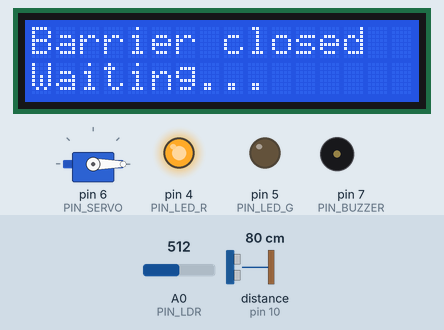
Bench run of a sketch on a simulated Arduino Uno, built with avr-gcc and run on an emulated ATmega328P. Shown: servo, 16×2 character LCD, output pins drawn as LEDs (lit = HIGH), buzzer (waves = sounding, pin HIGH). Wiring (inferred from the names in the program): ultrasonic range finder: trigger pin 9; echo pin 10. The test bench sets the inputs (shaded band); at power-on: distance to the obstacle (sensor on pin 10) 80 cm, A0 (PIN_LDR) = 512. The echo pulse lasts 58.3 µs per cm; pins used as bus, display or sensor lines are not drawn; what the sketch prints to the serial monitor is not drawn.

Above: at 1.4 s.
1.5 s: distance to the obstacle (sensor on pin 10) set to 24 cm
3.0 s: distance to the obstacle (sensor on pin 10) set to 20 cm
At 3.2 s:
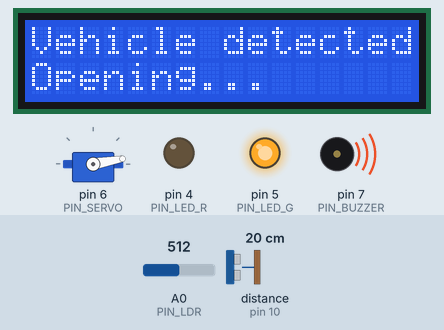
At 4.8 s:
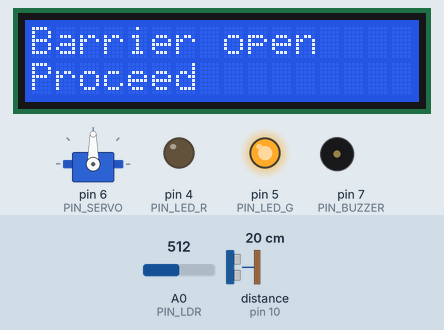
Timing chart, 0 to 16.2 s (numbered marks = the images above; inputs shaded):
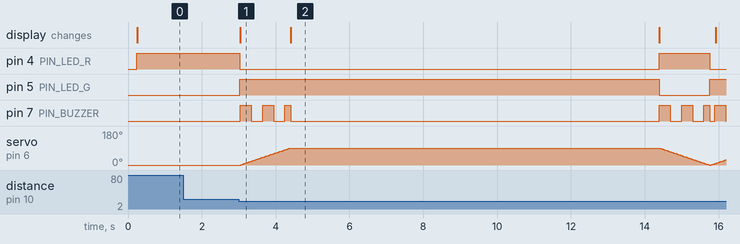

Measured:
- the behaviour switches between 22 and 21 cm on distance to the obstacle (sensor on pin 10) (found by bisection; images 0 and 1)
- after the input at 1.5 s, every drawn part: stays the same
- after the input at 3.0 s, pin 4 (PIN_LED_R): HIGH → LOW at once, → HIGH 11.4 s later, → LOW 1.4 s later; pin 5 (PIN_LED_G): LOW → HIGH at once, → LOW 11.4 s later, → HIGH 1.4 s later

The sketch:

smart_parking_barrier.ino
```cpp
/*
 * Smart Parking Barrier
 * ---------------------
 * Detects an approaching vehicle with an ultrasonic sensor, raises a servo
 * barrier, waits for the vehicle to clear an LDR-based exit sensor, then
 * lowers the barrier.
 *
 * Written as a non-blocking finite state machine: no delay() anywhere in
 * loop(), so the sensors, servo sweep, LCD and buzzer all stay responsive
 * at the same time. Includes a safety timeout so the barrier can never be
 * left stuck open.
 *
 * Board: Arduino UNO R4 Minima
 */

#include <Servo.h>
#include <Wire.h>
#include <LiquidCrystal_I2C.h>

// ---------- pin map ----------
const uint8_t PIN_TRIG   = 9;
const uint8_t PIN_ECHO   = 10;
const uint8_t PIN_LDR    = A0;
const uint8_t PIN_SERVO  = 6;
const uint8_t PIN_BUZZER = 7;
const uint8_t PIN_LED_R  = 4;
const uint8_t PIN_LED_G  = 5;

// ---------- tunables ----------
const int  DETECT_DISTANCE_CM = 20;    // vehicle counts as "approaching" inside this
const int  ANGLE_CLOSED       = 0;     // servo angle, barrier down
const int  ANGLE_OPEN         = 90;    // servo angle, barrier up
const int  SERVO_STEP_MS      = 15;    // ms between 1-degree steps (sweep speed)
const int  LDR_MARGIN         = 70;    // how far below baseline counts as a shadow (tuned: baseline 761, dip to 648, with phone flashlight above LDR)
const unsigned long PASS_TIMEOUT_MS  = 10000UL; // close anyway if nobody passes
const unsigned long PASS_CLEAR_DELAY_MS = 1200UL; // time to wait after shadow first seen, before treating vehicle as clear
const unsigned long CLEAR_HOLD_MS    = 1000UL;  // wait after pass before closing
const unsigned long PING_INTERVAL_MS = 60UL;    // how often to fire the ultrasonic
const unsigned long BEEP_INTERVAL_MS = 300UL;   // beep cadence while moving

// ---------- state machine ----------
enum State { IDLE, OPENING, WAIT_PASS, CLEARING, CLOSING };
State state = IDLE;

Servo barrier;
LiquidCrystal_I2C lcd(0x27, 16, 2);

int  servoAngle   = ANGLE_CLOSED;
int  ldrBaseline  = 0;
bool shadowSeen   = false;   // vehicle has entered the exit sensor's view
unsigned long shadowSeenAt = 0; // when the shadow was first detected

unsigned long stateEnteredAt = 0;
unsigned long lastServoStep  = 0;
unsigned long lastPing       = 0;
unsigned long lastBeep       = 0;
unsigned long clearedAt      = 0;
bool buzzerOn = false;

long lastDistance = 999;

void setup() {
  pinMode(PIN_TRIG, OUTPUT);
  pinMode(PIN_ECHO, INPUT);
  pinMode(PIN_BUZZER, OUTPUT);
  pinMode(PIN_LED_R, OUTPUT);
  pinMode(PIN_LED_G, OUTPUT);

  barrier.attach(PIN_SERVO);
  barrier.write(ANGLE_CLOSED);

  lcd.init();
  lcd.backlight();

  Serial.begin(9600);

  // Sample ambient light so the exit sensor adapts to the room it's in
  // instead of relying on a hardcoded threshold.
  long sum = 0;
  for (int i = 0; i < 32; i++) {
    sum += analogRead(PIN_LDR);
    delay(5);                 // setup only -- loop() stays delay-free
  }
  ldrBaseline = sum / 32;

  Serial.print(F("LDR baseline: "));
  Serial.println(ldrBaseline);

  enterState(IDLE);
}

void loop() {
  unsigned long now = millis();

  readUltrasonic(now);
  updateServo(now);
  updateBuzzer(now);

  switch (state) {

    case IDLE:
      if (lastDistance > 0 && lastDistance <= DETECT_DISTANCE_CM) {
        enterState(OPENING);
      }
      break;

    case OPENING:
      if (servoAngle >= ANGLE_OPEN) {
        shadowSeen = false;
        enterState(WAIT_PASS);
      }
      break;

    case WAIT_PASS: {
      int light = analogRead(PIN_LDR);

      // Phase 1: the vehicle blocks the light, reading drops.
      if (!shadowSeen && light < ldrBaseline - LDR_MARGIN) {
        shadowSeen = true;
        shadowSeenAt = now;
        lcd.setCursor(0, 1);
        lcd.print(F("Passing...      "));
      }

      // Phase 2: rather than waiting for the light to climb back above an
      // exact threshold (fragile -- ambient light drifts and noise near
      // the line causes missed detections), just wait a fixed transit
      // time after the shadow first appears. This is far more robust
      // for a small object like a toy car passing over the sensor.
      if (shadowSeen && now - shadowSeenAt >= PASS_CLEAR_DELAY_MS) {
        clearedAt = now;
        enterState(CLEARING);
      }

      // Safety net: never leave the barrier open indefinitely.
      if (now - stateEnteredAt > PASS_TIMEOUT_MS) {
        Serial.println(F("Timeout -- closing without a confirmed pass"));
        enterState(CLOSING);
      }
      break;
    }

    case CLEARING:
      // Short settle time so the barrier doesn't clip the back of the vehicle.
      if (now - clearedAt >= CLEAR_HOLD_MS) {
        enterState(CLOSING);
      }
      break;

    case CLOSING:
      if (servoAngle <= ANGLE_CLOSED) {
        enterState(IDLE);
      }
      break;
  }
}

// ---------- state entry ----------
void enterState(State next) {
  state = next;
  stateEnteredAt = millis();

  lcd.clear();

  switch (state) {
    case IDLE:
      digitalWrite(PIN_LED_R, HIGH);
      digitalWrite(PIN_LED_G, LOW);
      lcd.print(F("Barrier closed"));
      lcd.setCursor(0, 1);
      lcd.print(F("Waiting..."));
      break;

    case OPENING:
      digitalWrite(PIN_LED_R, LOW);
      digitalWrite(PIN_LED_G, HIGH);
      lcd.print(F("Vehicle detected"));
      lcd.setCursor(0, 1);
      lcd.print(F("Opening..."));
      break;

    case WAIT_PASS:
      lcd.print(F("Barrier open"));
      lcd.setCursor(0, 1);
      lcd.print(F("Proceed"));
      break;

    case CLEARING:
      lcd.print(F("Vehicle passed"));
      lcd.setCursor(0, 1);
      lcd.print(F("Clearing..."));
      break;

    case CLOSING:
      digitalWrite(PIN_LED_R, HIGH);
      digitalWrite(PIN_LED_G, LOW);
      lcd.print(F("Closing..."));
      break;
  }

  Serial.print(F("-> state "));
  Serial.println(state);
}

// ---------- non-blocking helpers ----------

// Fires the ultrasonic sensor on a timer rather than every pass, so the
// 38 ms worst-case pulseIn() timeout doesn't dominate the loop.
void readUltrasonic(unsigned long now) {
  if (now - lastPing < PING_INTERVAL_MS) return;
  lastPing = now;

  digitalWrite(PIN_TRIG, LOW);
  delayMicroseconds(2);
  digitalWrite(PIN_TRIG, HIGH);
  delayMicroseconds(10);
  digitalWrite(PIN_TRIG, LOW);

  long duration = pulseIn(PIN_ECHO, HIGH, 25000UL);   // ~4 m ceiling
  if (duration == 0) {
    lastDistance = 999;          // nothing in range
  } else {
    lastDistance = duration / 58;
  }
}

// Moves the servo one degree per tick toward the target for the current
// state, so the sweep is smooth and the loop never blocks on it.
void updateServo(unsigned long now) {
  int target;
  if (state == OPENING || state == WAIT_PASS || state == CLEARING) {
    target = ANGLE_OPEN;
  } else {
    target = ANGLE_CLOSED;
  }

  if (servoAngle == target) return;
  if (now - lastServoStep < SERVO_STEP_MS) return;
  lastServoStep = now;

  servoAngle += (servoAngle < target) ? 1 : -1;
  barrier.write(servoAngle);
}

// Beeps only while the arm is actually in motion.
void updateBuzzer(unsigned long now) {
  bool shouldBeep = (state == OPENING || state == CLOSING);

  if (!shouldBeep) {
    if (buzzerOn) {
      digitalWrite(PIN_BUZZER, LOW);
      buzzerOn = false;
    }
    return;
  }

  if (now - lastBeep >= BEEP_INTERVAL_MS) {
    lastBeep = now;
    buzzerOn = !buzzerOn;
    digitalWrite(PIN_BUZZER, buzzerOn ? HIGH : LOW);
  }
}
```
